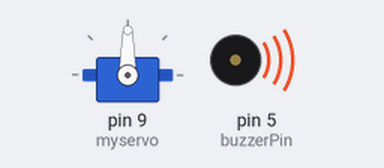
The sketch below on a simulated Arduino Uno, built with avr-gcc and run on an emulated ATmega328P. Parts: servo, buzzer (waves = sounding).

Above: at 0.85 s.
At 11.6 s:
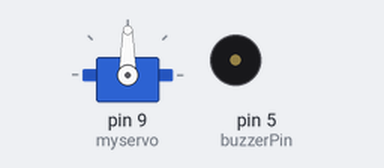
At 26.8 s:
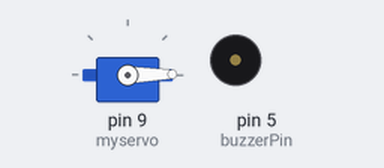
At 38.6 s:
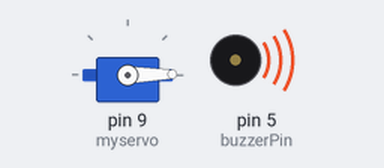
Timing chart, 0 to 40.0 s (numbered marks = the images above):
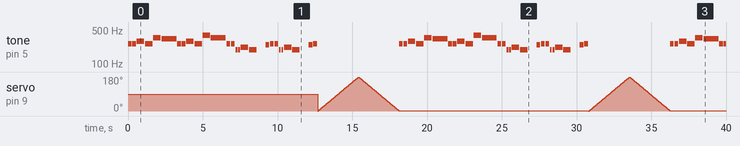

Measured:
- by itself, tone on pin 5 (buzzerPin): plays 260 Hz for 0.25 s, 262 Hz for 0.25 s, 294 Hz for 0.50 s, 262 Hz for 0.50 s, 349 Hz for 0.50 s, 330 Hz for 1.0 s … (62 notes in this stretch)

The sketch:

Melody.ino
```cpp
#include "pitches.h"
#include <Servo.h>
#define NOTE_C4_1 260

Servo myservo;  // create servo object to control a servo
                // a maximum of eight servo objects can be created

int pos = 0;    // variable to store the servo position

int buzzerPin = 5;

// notes in the melody:
int melody[] = {
   NOTE_C4_1,NOTE_C4, NOTE_D4, NOTE_C4,NOTE_F4,NOTE_E4,
   NOTE_C4_1,NOTE_C4,NOTE_D4,NOTE_C4,NOTE_G4,NOTE_F4,
   NOTE_C4_1,NOTE_C4, NOTE_G3,NOTE_G3, NOTE_A3, NOTE_G3,0, NOTE_B3, NOTE_C4,
   NOTE_C4, NOTE_G3,NOTE_G3, NOTE_A3, NOTE_G3,0, NOTE_B3, NOTE_C4
   //,NOTE_C4,NOTE_C5,NOTE_A4,NOTE_F4,NOTE_F4, NOTE_E4,NOTE_D4,
   //NOTE_AS4,NOTE_AS4,NOTE_A4,NOTE_F4,NOTE_G4,NOTE_F4
 };

// note durations: 4 = quarter note, 8 = eighth note, etc.:
int noteDurations[] = {
  4, 4, 2, 2,2,1,
  4, 4, 2, 2,2,1,
  4,4, 8, 8, 2,2,2,4,4,
  4, 8, 8, 2,2,2,4,4
  //, 4, 2, 2,4,4,2,1,
  //4, 4, 2, 2,2,1
};

void setup()
{
  myservo.attach(9);
pinMode(buzzerPin,OUTPUT);
}
void loop()
{
  for (int thisNote = 0; thisNote <29 ; thisNote++)
  {

    // to calculate the note duration, take one second
    // divided by the note type.
    //e.g. quarter note = 1000 / 4, eighth note = 1000/8, etc.
    int noteDuration = 1000/noteDurations[thisNote];
    tone(buzzerPin, melody[thisNote],noteDuration);

    int pauseBetweenNotes = noteDuration + 50;      //delay between pulse
    delay(pauseBetweenNotes);

    noTone(buzzerPin);                // stop the tone playing
  }
  for(pos = 0; pos < 180; pos += 1)  // goes from 0 degrees to 180 degrees
  {                                  // in steps of 1 degree
    myservo.write(pos);              // tell servo to go to position in variable 'pos'
    delay(15);                       // waits 15ms for the servo to reach the position
  }
  for(pos = 180; pos>=1; pos-=1)     // goes from 180 degrees to 0 degrees
  {
    myservo.write(pos);              // tell servo to go to position in variable 'pos'
    delay(15);                       // waits 15ms for the servo to reach the position
  }

 }
```

pitches.h
```cpp
/*************************************************
 * Public Constants
 *************************************************/

#define NOTE_B0  31
#define NOTE_C1  33
#define NOTE_CS1 35
#define NOTE_D1  37
#define NOTE_DS1 39
#define NOTE_E1  41
#define NOTE_F1  44
#define NOTE_FS1 46
#define NOTE_G1  49
#define NOTE_GS1 52
#define NOTE_A1  55
#define NOTE_AS1 58
#define NOTE_B1  62
#define NOTE_C2  65
#define NOTE_CS2 69
#define NOTE_D2  73
#define NOTE_DS2 78
#define NOTE_E2  82
#define NOTE_F2  87
#define NOTE_FS2 93
#define NOTE_G2  98
#define NOTE_GS2 104
#define NOTE_A2  110
#define NOTE_AS2 117
#define NOTE_B2  123
#define NOTE_C3  131
#define NOTE_CS3 139
#define NOTE_D3  147
#define NOTE_DS3 156
#define NOTE_E3  165
#define NOTE_F3  175
#define NOTE_FS3 185
#define NOTE_G3  196
#define NOTE_GS3 208
#define NOTE_A3  220
#define NOTE_AS3 233
#define NOTE_B3  247
#define NOTE_C4  262
#define NOTE_CS4 277
#define NOTE_D4  294
#define NOTE_DS4 311
#define NOTE_E4  330
#define NOTE_F4  349
#define NOTE_FS4 370
#define NOTE_G4  392
#define NOTE_GS4 415
#define NOTE_A4  440
#define NOTE_AS4 466
#define NOTE_B4  494
#define NOTE_C5  523
#define NOTE_CS5 554
#define NOTE_D5  587
#define NOTE_DS5 622
#define NOTE_E5  659
#define NOTE_F5  698
#define NOTE_FS5 740
#define NOTE_G5  784
#define NOTE_GS5 831
#define NOTE_A5  880
#define NOTE_AS5 932
#define NOTE_B5  988
#define NOTE_C6  1047
#define NOTE_CS6 1109
#define NOTE_D6  1175
#define NOTE_DS6 1245
#define NOTE_E6  1319
#define NOTE_F6  1397
#define NOTE_FS6 1480
#define NOTE_G6  1568
#define NOTE_GS6 1661
#define NOTE_A6  1760
#define NOTE_AS6 1865
#define NOTE_B6  1976
#define NOTE_C7  2093
#define NOTE_CS7 2217
#define NOTE_D7  2349
#define NOTE_DS7 2489
#define NOTE_E7  2637
#define NOTE_F7  2794
#define NOTE_FS7 2960
#define NOTE_G7  3136
#define NOTE_GS7 3322
#define NOTE_A7  3520
#define NOTE_AS7 3729
#define NOTE_B7  3951
#define NOTE_C8  4186
#define NOTE_CS8 4435
#define NOTE_D8  4699
#define NOTE_DS8 4978
```
